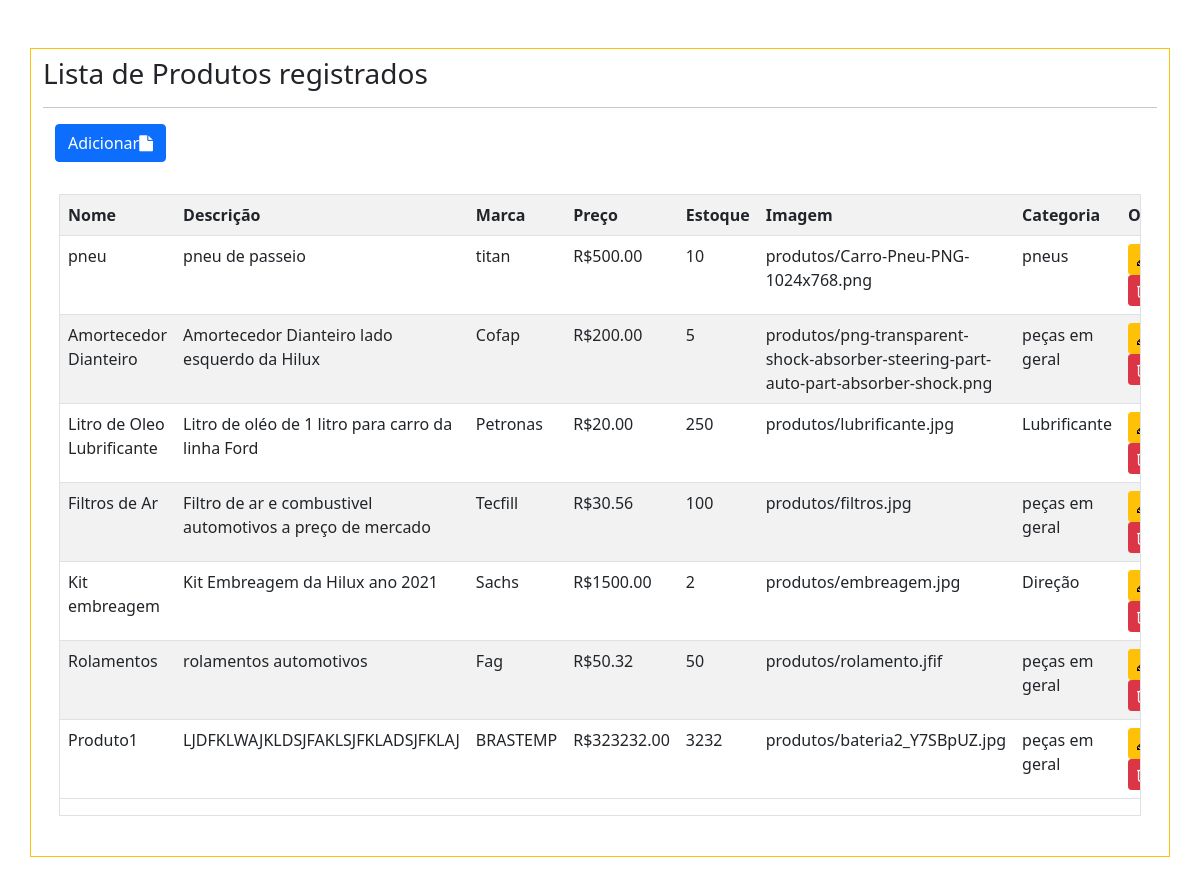
Before: /listagem/produtos/ with the older database file.
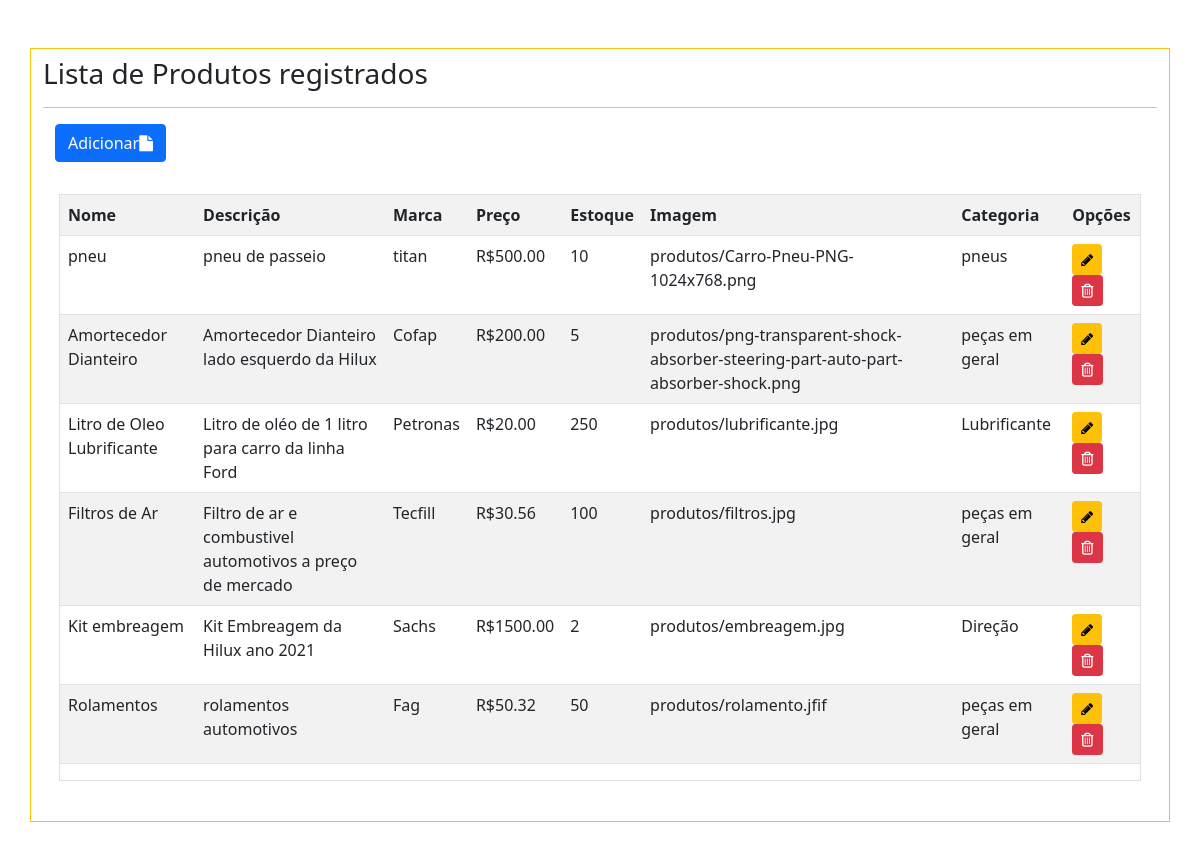
After: the same page with the newer database file.
### aplicacao/models.py (models this page shows, shortened)
class Base(models.Model):
    criado = models.DateField(verbose_name='Data de Criação', auto_now_add=True)
    modificado = models.DateField(verbose_name='Data de Modificação', auto_now=True)
    ativo = models.BooleanField(default=True)
    class Meta:
        abstract = True

class Produto(Base):
    nome = models.CharField(max_length=100)
    descricao = models.TextField(verbose_name='Descrição')
    marca = models.CharField(max_length=100)
    preco = models.DecimalField(verbose_name='Preço', max_digits=8, decimal_places=2)
    estoque = models.IntegerField()
    imagem = models.ImageField(upload_to='produtos')
    slug = models.SlugField(max_length=255, unique=True, blank=True)
    categoria = models.ForeignKey(Categoria, on_delete=models.CASCADE)

class Categoria(Base):
    nome = models.CharField(max_length=100)
    def __str__(self):
        return self.nome

### aplicacao/views.py (the view)
# urls.py: path('listagem/produtos/', ProdutoListagemListView.as_view(), name='listagem-produto'),
class ProdutoListagemListView(ListView):
    model = Produto
    template_name = 'aplicacao/list/list-produto.html'

### aplicacao/templates/aplicacao/list/list-produto.html (shortened to what this page needs)
{% extends 'paginas/base.html' %}
{% load static %}
{% load crispy_forms_tags %}
{% block conteudo %}
<div class="container py-2 my-5 border border-warning">
    <h3>Lista de Produtos registrados</h3>
    <hr>
    <div class="container">
        <div class="row">
            <div class="col text-left">
                <a href="{% url 'cadastrar-produto' %}" class="btn btn-primary" title="adicionar">Adicionar<i class="fa fa-file"></i> </a>
            </div>
        </div>
    </div>
    <div class="container p-3 my-3 ">
        <div class="table-responsive border">
            <table class="table table-striped">
                <tr>
                    <th>Nome</th>
                    <th>Descrição</th>
                    <th>Marca</th>
                    <th>Preço</th>
                    <th>Estoque</th>
                    <th>Imagem</th>
                    <th>Categoria</th>
                    <th>Opções</th>
                </tr>
                {% for produto in object_list %}
                <tr>
                    <td>{{produto.nome}}</td>
                    <td>{{ produto.descricao}}</td>
                    <td>{{ produto.marca}}</td>
                    <td>R${{ produto.preco}}</td>
                    <td>{{ produto.estoque}}</td>
                    <td>{{ produto.imagem}}</td>
                    <td>{{ produto.categoria}}</td>
                    <td>
                        <a href="{% url 'produto-update' produto.pk %}" class="btn btn-warning btn-sm" title="Editar"><i class="fa fa-pencil" aria-hidden="true"></i></a>
                        <a href="{% url 'deletar-produto' produto.pk %}" class="btn btn-danger btn-sm" title="excluir"><i class="fa fa-trash-o"></i></a>
                    </td>
                </tr>
                {% empty %}
                <tr>
                    <td colspan="3">Nenhum Produto registrado!</td>
                </tr>
                {% endfor %}
            </table>
        </div>
    </div>
</div>
{% endblock %}

Changed rows visible on the page:
removed Produto: nome "Produto1", descricao "LJDFKLWAJKLDSJFAKLSJFKLADSJFKLAJ", marca "BRASTEMP", preco "323232.00", estoque "3232", imagem "produtos/bateria2_Y7SBpUZ.jpg", categoria "peças em geral"
